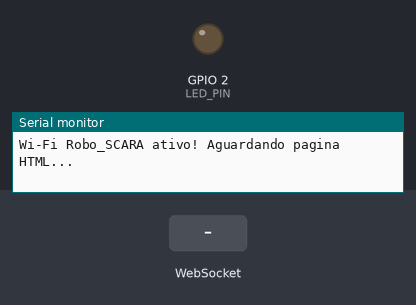
A sketch run on a simulated ESP32. Shown: output pins drawn as LEDs (lit = HIGH), the last lines printed to the serial monitor. The inputs (shaded band) are chosen by the test bench.

Above: at 1.2 s.
1.3 s: WebSocket text "1" received
At 2.7 s:
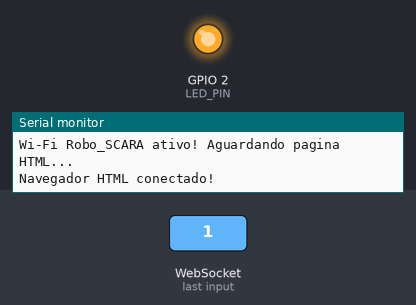
Timing chart, 0 to 4.3 s (numbered marks = the images above; inputs shaded):
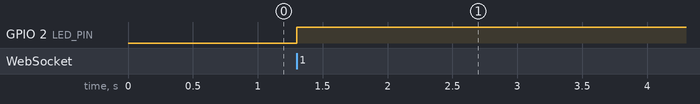

The sketch:

scara-esp32.ino
```cpp
/*
   ESP32 - Ponte WebSocket (HTML) para Serial (Arduino Uno)
   Ligação Física Unidirecional Segura:
   - ESP32 TX2 (GPIO 17) -> Arduino Uno RX (Pino 0) [Direto]
   - ESP32 GND           -> Arduino Uno GND
*/
#include <WiFi.h>
#include <WebSocketsServer.h>

#define RXD2 16 // Não utilizado (sem conexão com TX do Uno)
#define TXD2 17 // Conecta direto no Pino 0 (RX) do Arduino Uno
#define LED_PIN 2

const char* ssid = "Robo_SCARA";
const char* password = "senhadorobo";

IPAddress local_IP(192, 168, 4, 1);
IPAddress gateway(192, 168, 4, 1);
IPAddress subnet(255, 255, 255, 0);

HardwareSerial SerialArduino(2);
WebSocketsServer webSocket = WebSocketsServer(81);

void webSocketEvent(uint8_t num, WStype_t type, uint8_t * payload, size_t length) {
  switch (type) {
    case WStype_DISCONNECTED:
      digitalWrite(LED_PIN, LOW);
      Serial.println("Navegador desconectado.");
      break;

    case WStype_CONNECTED:
      digitalWrite(LED_PIN, HIGH);
      Serial.println("Navegador HTML conectado!");
      break;

    case WStype_TEXT:
      SerialArduino.write(payload, length);
      break;
  }
}

void setup() {
  pinMode(LED_PIN, OUTPUT);
  digitalWrite(LED_PIN, LOW);

  Serial.begin(115200);
  SerialArduino.begin(115200, SERIAL_8N1, RXD2, TXD2);

  WiFi.mode(WIFI_AP);
  WiFi.softAPConfig(local_IP, gateway, subnet);
  WiFi.softAP(ssid, password);

  webSocket.begin();
  webSocket.onEvent(webSocketEvent);

  Serial.println("Wi-Fi Robo_SCARA ativo! Aguardando pagina HTML...");
}

void loop() {
  webSocket.loop();
}
```

Measured:
- after the input at 1.3 s, GPIO 2 (LED_PIN): LOW → HIGH at once
